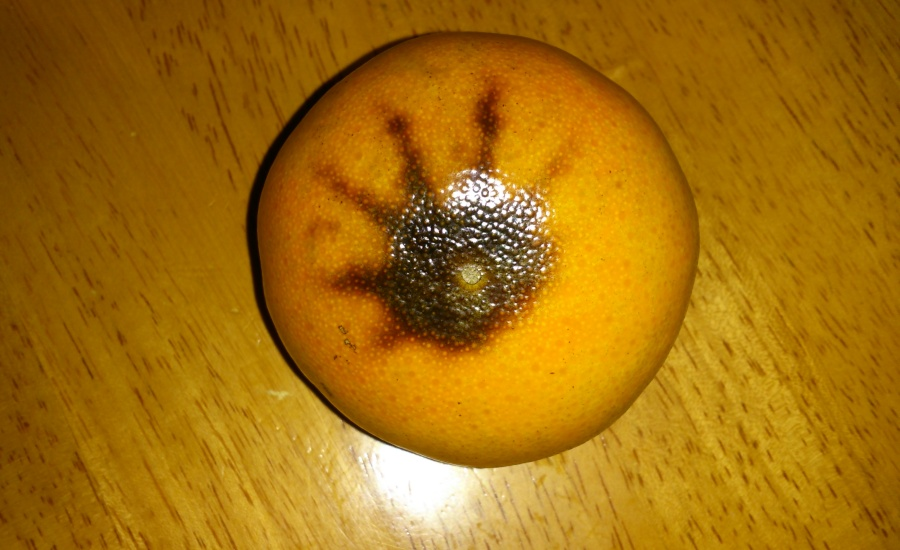
#> input picture o1/t02.jpg, 900 x 550 px
$ python cv2_threshold_inv.py -i t02.jpg
#> lines starting #> are read from the running program, lines starting #| are printed output that depends on the picture; after the words box and inside, x2 and y2 are one past the last pixel; in counts of white or black regions, pixels touching at a corner belong together
# python cv2_threshold_inv.py -i t02.jpg
# python cv2_threshold_inv.py -i t00b.jpg
import argparse
import imutils
import cv2


ap = argparse.ArgumentParser()
ap.add_argument("-i", "--image", required=True,	help="path to input image")
args = vars(ap.parse_args())
image = cv2.imread(args["image"])
#> image is the input picture: shape (550, 900, 3); mean B, G, R 13.7, 110.7, 163.2

gray = cv2.cvtColor(image, cv2.COLOR_BGR2GRAY)
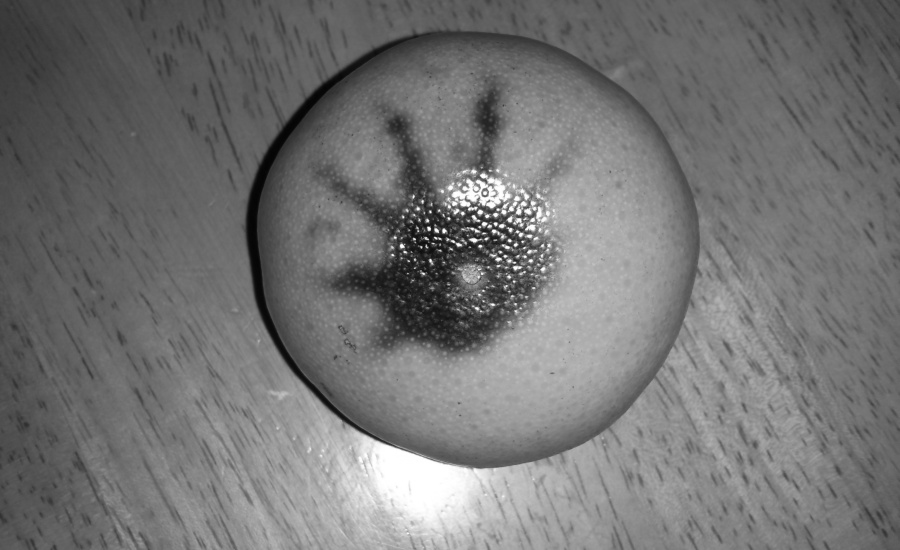
#> gray: shape (550, 900); min 2, max 255, mean 115.3

cv2.imshow("thresh110", cv2.threshold(gray,110, 255, cv2.THRESH_BINARY_INV)[1]  )
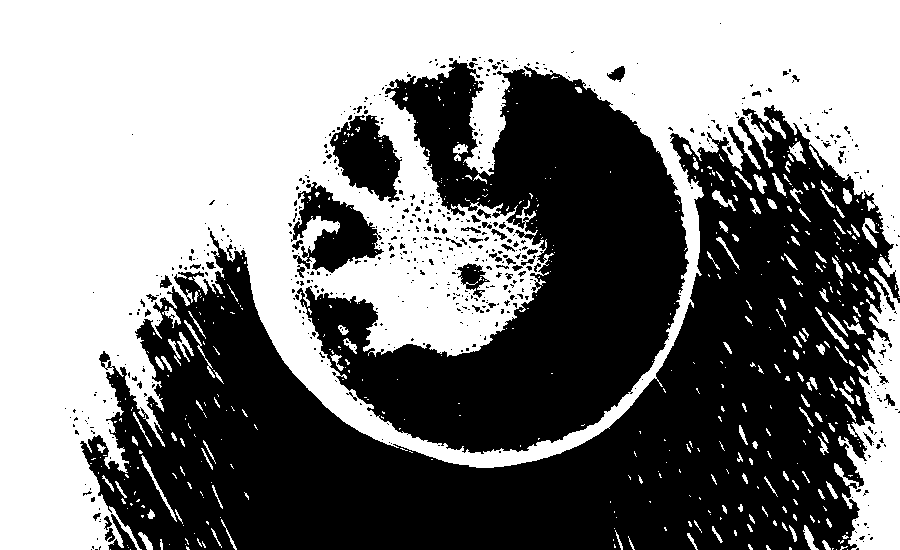
#> window 'thresh110': shape (550, 900); 51.1% white; 615 black regions (555 under 20 px), largest, box (x1, y1, x2, y2) and area: (80, 105, 900, 550) 152181, (297, 60, 689, 454) 76350, (291, 182, 384, 273) 4084
cv2.imshow("thresh80",   cv2.threshold(gray,80, 255, cv2.THRESH_BINARY_INV)[1]  )
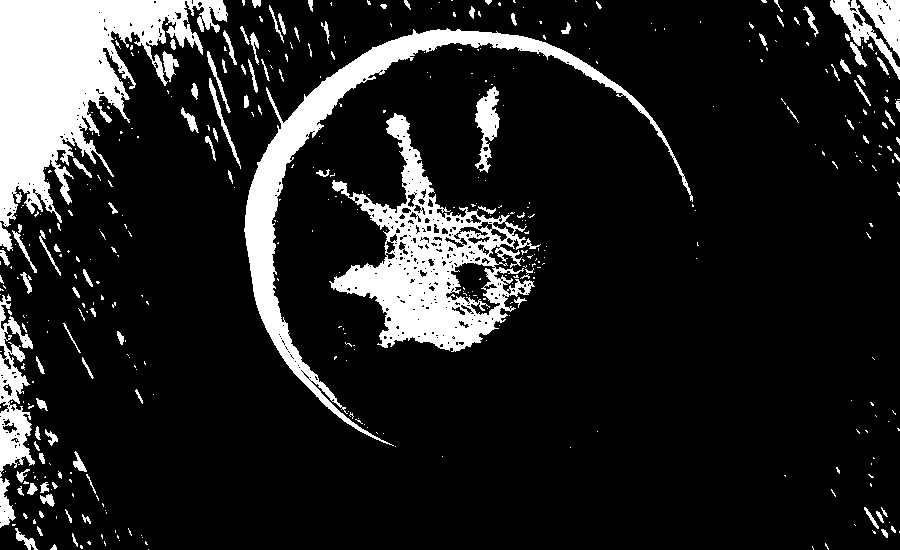
#> window 'thresh80': shape (550, 900); 14% white; 446 white regions (337 under 20 px), largest, box (x1, y1, x2, y2) and area: (0, 0, 228, 227) 23649, (329, 113, 541, 352) 16688, (244, 28, 693, 446) 14202
cv2.imshow("thresh50",   cv2.threshold(gray,50, 255, cv2.THRESH_BINARY_INV)[1]  )
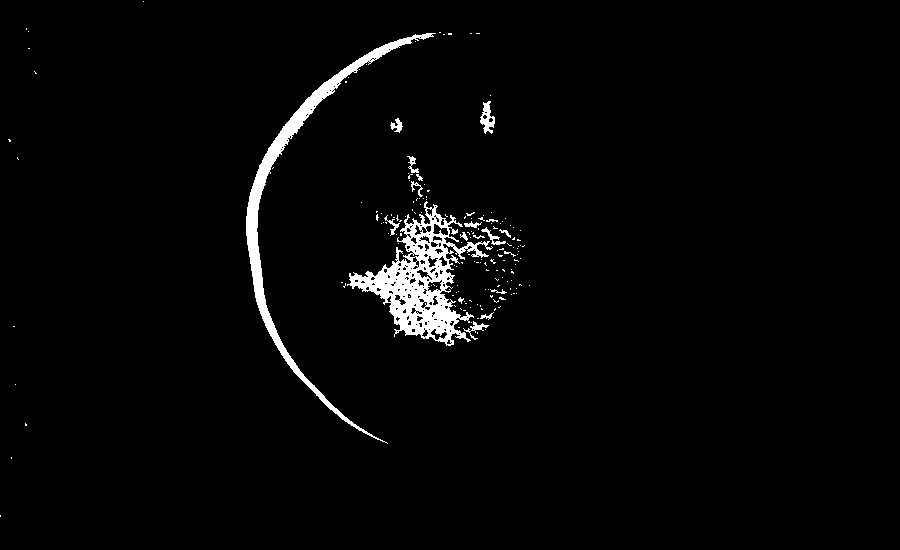
#> window 'thresh50': shape (550, 900); 2.6% white; 172 white regions (153 under 20 px), largest, box (x1, y1, x2, y2) and area: (347, 201, 493, 346) 6501, (246, 33, 436, 444) 4722, (480, 101, 495, 134) 257
cv2.imshow("thresh30",   cv2.threshold(gray,30, 255, cv2.THRESH_BINARY_INV)[1]  )
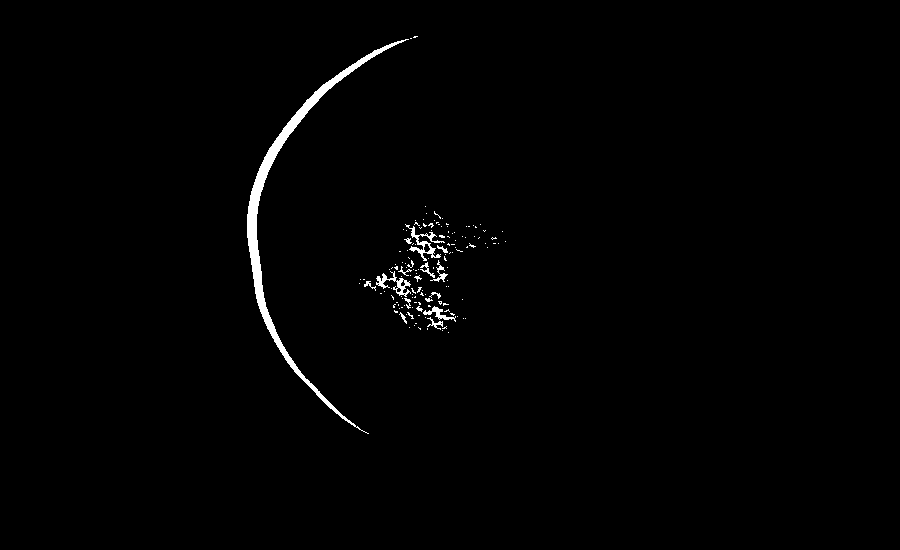
#> window 'thresh30': shape (550, 900); 1.1% white; 144 white regions (126 under 20 px), largest, box (x1, y1, x2, y2) and area: (247, 39, 409, 434) 3495, (405, 224, 445, 261) 341, (376, 271, 411, 297) 282

cv2.imshow("gray", gray  )
cv2.waitKey(0)
cv2.destroyAllWindows()

$ run again, with o1/螺絲.jpg copied over o1/t02.jpg
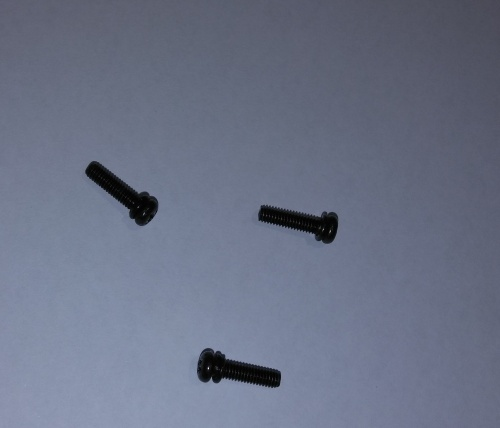
#> input picture o1/螺絲.jpg, 500 x 428 px
#> image is the input picture: shape (428, 500, 3); mean B, G, R 134.1, 113.8, 106.7
#> `cv2.imshow("thresh110", cv2.threshold(gray,110, 255, cv2.THRESH_BINARY..`:
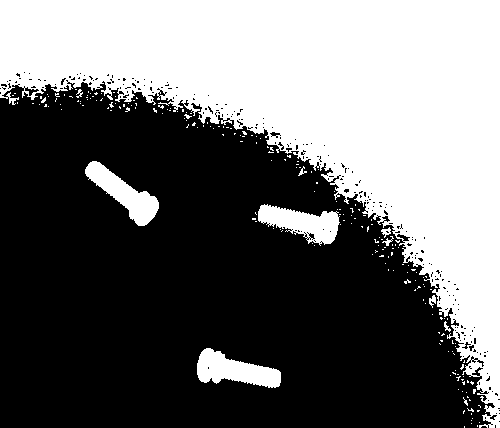
#> window 'thresh110': shape (428, 500); 42.3% white; 212 white regions (202 under 20 px), largest, box (x1, y1, x2, y2) and area: (0, 0, 500, 428) 83991, (197, 348, 281, 388) 1911, (258, 204, 340, 246) 1841
#> `cv2.imshow("thresh30",   cv2.threshold(gray,30, 255, cv2.THRESH_BINARY..`:
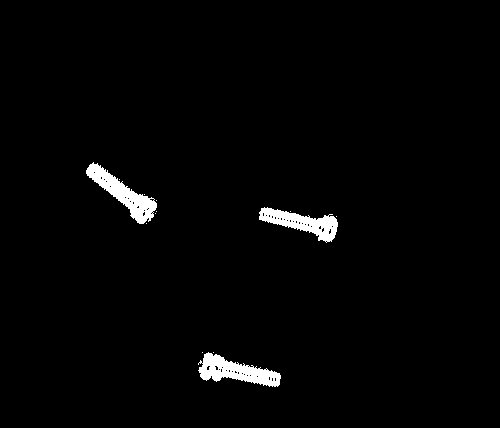
#> window 'thresh30': shape (428, 500); 1.9% white; 13 white regions (10 under 20 px), largest, box (x1, y1, x2, y2) and area: (86, 162, 157, 224) 1428, (198, 352, 281, 387) 1426, (259, 207, 338, 243) 1258
